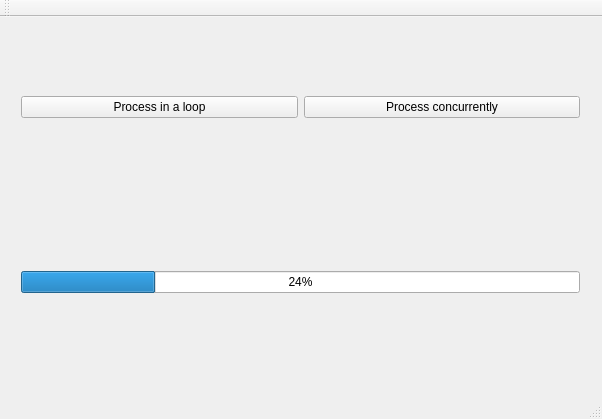
<?xml version="1.0" encoding="UTF-8"?>
<ui version="4.0">
 <class>MainWindow</class>
 <widget class="QMainWindow" name="MainWindow">
  <property name="geometry">
   <rect>
    <x>0</x>
    <y>0</y>
    <width>602</width>
    <height>419</height>
   </rect>
  </property>
  <property name="windowTitle">
   <string>MainWindow</string>
  </property>
  <widget class="QWidget" name="centralWidget">
   <widget class="QWidget" name="horizontalLayoutWidget">
    <property name="geometry">
     <rect>
      <x>10</x>
      <y>10</y>
      <width>581</width>
      <height>161</height>
     </rect>
    </property>
    <layout class="QHBoxLayout" name="horizontalLayout">
     <item>
      <widget class="QPushButton" name="loopBtn">
       <property name="text">
        <string>Process in a loop</string>
       </property>
      </widget>
     </item>
     <item>
      <widget class="QPushButton" name="concurrentBtn">
       <property name="text">
        <string>Process concurrently</string>
       </property>
      </widget>
     </item>
    </layout>
   </widget>
   <widget class="QWidget" name="horizontalLayoutWidget_2">
    <property name="geometry">
     <rect>
      <x>10</x>
      <y>180</y>
      <width>581</width>
      <height>171</height>
     </rect>
    </property>
    <layout class="QHBoxLayout" name="horizontalLayout_2">
     <item>
      <widget class="QProgressBar" name="progressBar">
       <property name="value">
        <number>24</number>
       </property>
      </widget>
     </item>
    </layout>
   </widget>
  </widget>
  <widget class="QMenuBar" name="menuBar">
   <property name="geometry">
    <rect>
     <x>0</x>
     <y>0</y>
     <width>602</width>
     <height>22</height>
    </rect>
   </property>
  </widget>
  <widget class="QToolBar" name="mainToolBar">
   <attribute name="toolBarArea">
    <enum>TopToolBarArea</enum>
   </attribute>
   <attribute name="toolBarBreak">
    <bool>false</bool>
   </attribute>
  </widget>
  <widget class="QStatusBar" name="statusBar"/>
 </widget>
 <layoutdefault spacing="6" margin="11"/>
 <resources/>
 <connections/>
</ui>
